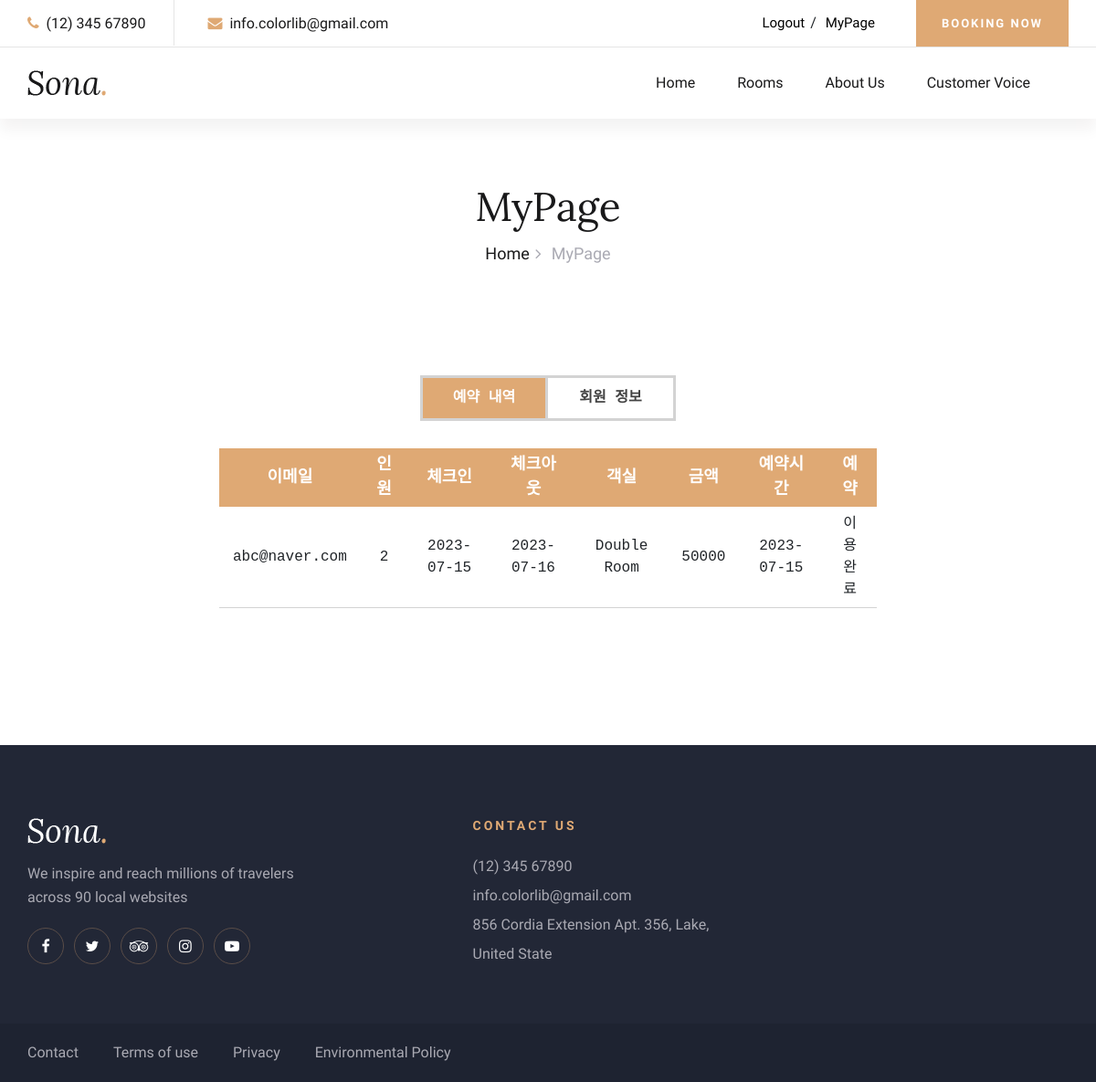
The app's page /mypage/mypage-1/ (signed in), older data.
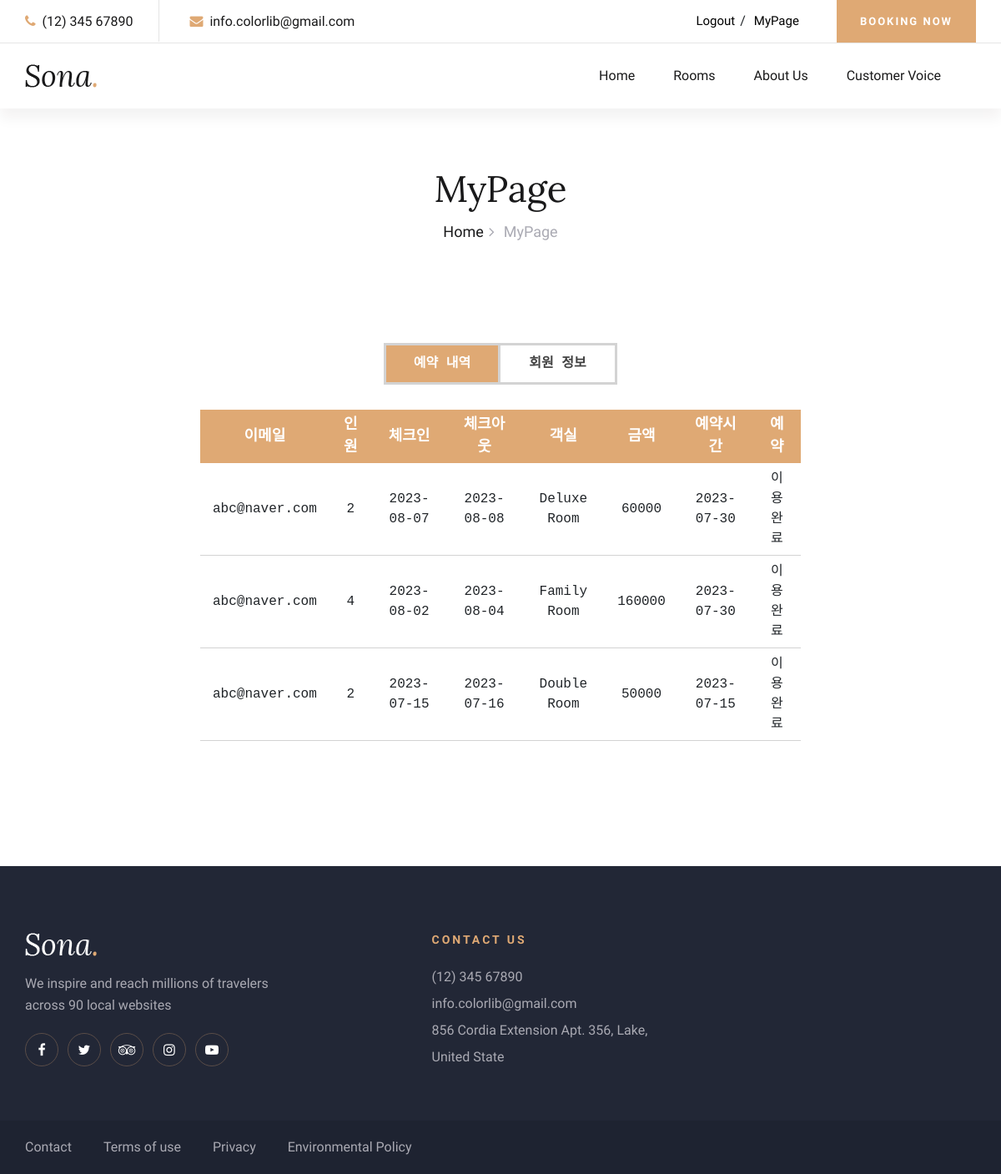
The same page, newer data.
### booking/models.py (models this page shows, shortened)
class Reservation(models.Model):
    user = models.ForeignKey(User, on_delete=models.CASCADE)
    room = models.ForeignKey(Room, on_delete=models.CASCADE)
    check_in = models.DateField()
    check_out = models.DateField()
    guest_count = models.IntegerField()
    card_number = models.CharField(max_length=16)
    expiry_date = models.CharField(max_length=5)
    guest_name = models.CharField(max_length=100)
    created_at = models.DateTimeField(auto_now_add=True)
    total_price=models.IntegerField()

class Room(models.Model):
    name = models.CharField(max_length=100)
    image = models.ImageField(upload_to='UploadAdminImages/') # 관리자 페이지에서 업로드 가능
    price = models.PositiveIntegerField()
    size = models.PositiveIntegerField()
    capacity = models.PositiveIntegerField()
    def __str__(self):
        return self.name

### mypage/views.py (the view)
# urls.py: path('mypage-1/', mypage_1, name='mypage_1'),
@login_required
def mypage_1(request):
    reservations = Reservation.objects.filter(user=request.user).order_by('-created_at')
    current_date = timezone.now().date()
    return render(request, 'mypage-1.html', {'reservations': reservations,'current_date': current_date})

### mypage/templates/mypage-1.html (shortened to what this page needs)
{% load static %}
<!DOCTYPE html>
<html lang="zxx">
  <head>
    <link
      rel="stylesheet"
      href="../../static/css/bootstrap.min.css"
      type="text/css"
    />
    <link
      rel="stylesheet"
      href="../../static/css/font-awesome.min.css"
      type="text/css"
    />
    <link
      rel="stylesheet"
      href="../../static/css/elegant-icons.css"
      type="text/css"
    />
    <link
      rel="stylesheet"
      href="../../static/css/flaticon.css"
      type="text/css"
    />
    <link
      rel="stylesheet"
      href="../../static/css/owl.carousel.min.css"
      type="text/css"
    />
    <link
      rel="stylesheet"
      href="../../static/css/nice-select.css"
      type="text/css"
    />
    <link
      rel="stylesheet"
      href="../../static/css/jquery-ui.min.css"
      type="text/css"
    />
    <link
      rel="stylesheet"
      href="../../static/css/magnific-popup.css"
      type="text/css"
    />
    <link
      rel="stylesheet"
      href="../../static/css/slicknav.min.css"
      type="text/css"
    />
    <link rel="stylesheet" href="../../static/css/style.css" type="text/css" />
    <link rel="stylesheet" href="../../static/css/templatesPrivate/mypage-1.css" type="text/css" />
  </head>
  <body>
    <header class="header-section header-normal">
      <div class="top-nav">
        <div class="container">
          <div class="row">
            <div class="col-lg-6">
              <ul class="tn-left">
                <li><i class="fa fa-phone"></i> (12) 345 67890</li>
                <li><i class="fa fa-envelope"></i> info.colorlib@gmail.com</li>
              </ul>
            </div>
            <div class="col-lg-6">
              <div class="tn-right">
                <div class="top-social">
                  {% if user.is_authenticated %}
                  <form
                    action="{% url 'accounts:logout' %}"
                    method="POST"
                    style="margin: 0px; float: left"
                  >
                    <button
                      class="log"
                      type="submit"
                      style="
                        border: 0px;
                        background-color: white;
                        font-size: 15px;
                      "
                    >
                      Logout
                    </button>
                  </form>
                  {% endif %} /
                  <button
                    class="myPage"
                    type="button"
                    onclick="location.href='{% url 'mypage:mypage_1' %}'"
                    style="
                      border: 0px;
                      background-color: white;
                      font-size: 15px;
                    "
                  >
                    MyPage
                  </button>
                </div>
                <a href="{% url 'booking:booking' %}" class="bk-btn"
                  >Booking Now</a
                >
              </div>
            </div>
          </div>
        </div>
      </div>
      <div class="menu-item">
        <div class="container">
          <div class="row">
            <div class="col-lg-2">
              <div class="logo">
                <a href="{% url 'booking:index' %}">
                  <img src="../../static/img/logo.png" alt="" />
                </a>
              </div>
            </div>
            <div class="col-lg-10">
              <div class="nav-menu">
                <nav class="mainmenu">
                  <ul>
                    <li><a href="{% url 'booking:index' %}">Home</a></li>
                    <li><a href="{% url 'booking:rooms' %}">Rooms</a></li>
                    <li><a href="{% url 'booking:about_us' %}">About Us</a></li>
                    <li>
                      <a href="{% url 'inquiries:customer_voice' %}"
                        >Customer Voice</a
                      >
                    </li>
                  </ul>
                </nav>
              </div>
            </div>
          </div>
        </div>
      </div>
    </header>
    <div class="breadcrumb-section">
      <div class="container">
        <div class="row">
          <div class="col-lg-12">
            <div class="breadcrumb-text">
              <h2>MyPage</h2>
              <div class="bt-option">
                <a href="{% url 'booking:index' %}">Home</a>
                <span>MyPage</span>
              </div>
            </div>
          </div>
        </div>
      </div>
    </div>
    <div class="mypage" style="font-family: 'Courier New', Courier, monospace">
      <div class="menu">
        <div class="mypagemenu">
          <ul>
            <li style="background-color: #dfa974; color: white">
              <a href="{% url 'mypage:mypage_1' %}">예약 내역</a>
            </li>
            <li style="color: #424242">
              <a href="{% url 'mypage:mypage_2' %}">회원 정보</a>
            </li>
          </ul>
        </div>
      </div>
      {% if reservations %}
      <table>
        <thead>
          <tr>
            <th>이메일</th>
            <th>인원</th>
            <th>체크인</th>
            <th>체크아웃</th>
            <th>객실</th>
            <th>금액</th>
            <th>예약시간</th>
            <th>예약</th>
          </tr>
        </thead>
        <tbody>
          {% for reservation in reservations %}
          <tr>
            <td>{{ reservation.user }}</td>
            <td>{{ reservation.guest_count }}</td>
            <td>{{ reservation.check_in|date:"Y-m-d" }}</td>
            <td>{{ reservation.check_out|date:"Y-m-d" }}</td>
            <td>{{ reservation.room }}</td>
            <td>{{ reservation.total_price }}</td>
            <td>{{ reservation.created_at|date:"Y-m-d" }}</td>
            <td>
              {% if reservation.check_out < current_date %}
              이용완료
              {% else %}
                <form action="{% url 'booking:reservation_delete' reservation.pk %}" method="post">
                {% csrf_token %}
                <button type="submit" class="delete_btn">예약 취소</button>
                </form>
              {% endif %}
            </td>
          </tr>
          {% endfor %}
        </tbody>
      </table>
      {% else %}
      <p style="text-align: center; margin-top: px">예약 내역이 없습니다.</p>
      {% endif %}
    </div>
    <footer class="footer-section">
      <div class="container">
        <div class="footer-text">
          <div class="row">
            <div class="col-lg-4">
              <div class="ft-about">
                <div class="logo">
                  <a href="#">
                    <img src="../../static/img/footer-logo.png" alt="" />
                  </a>
                </div>
                <p>
                  We inspire and reach millions of travelers<br />
                  across 90 local websites
                </p>
                <div class="fa-social">
                  <a href="#"><i class="fa fa-facebook"></i></a>
                  <a href="#"><i class="fa fa-twitter"></i></a>
                  <a href="#"><i class="fa fa-tripadvisor"></i></a>
                  <a href="#"><i class="fa fa-instagram"></i></a>
                  <a href="#"><i class="fa fa-youtube-play"></i></a>
                </div>
              </div>
            </div>
            <div class="col-lg-3 offset-lg-1">
              <div class="ft-contact">
                <h6>Contact Us</h6>
                <ul>
                  <li>(12) 345 67890</li>
                  <li>info.colorlib@gmail.com</li>
                  <li>856 Cordia Extension Apt. 356, Lake, United State</li>
                </ul>
              </div>
            </div>
          </div>
        </div>
      </div>
      <div class="copyright-option">
        <div class="container">
          <div class="row">
            <div class="col-lg-7">
              <ul>
                <li><a href="#">Contact</a></li>
                <li><a href="#">Terms of use</a></li>
                <li><a href="#">Privacy</a></li>
                <li><a href="#">Environmental Policy</a></li>
              </ul>
            </div>
          </div>
        </div>
      </div>
    </footer>
  </body>
</html>

### accounts/static/css/style.css (style rules this page uses)
html, body { height: 100%; font-family: "Cabin", sans-serif; -webkit-font-smoothing: antialiased; font-smoothing: antialiased; }
h1, h2, h3, h4, h5, h6 { margin: 0; color: #111111; font-weight: 400; font-family: "Lora", serif; }
h2 { font-size: 36px; }
h6 { font-size: 16px; }
p { font-size: 16px; font-family: "Cabin", sans-serif; color: #6b6b6b; font-weight: 400; line-height: 26px; margin: 0 0 15px 0; }
img { max-width: 100%; }
ul, ol { padding: 0; margin: 0; }
.header-section.header-normal .menu-item { -webkit-box-shadow: 0px 12px 15px rgba(36, 11, 12, 0.05); box-shadow: 0px 12px 15px rgba(36, 11, 12, 0.05); }
.top-nav { border-bottom: 1px solid #e5e5e5; }
.top-nav .tn-left li { list-style: none; display: inline-block; font-size: 16px; color: #19191a; font-weight: 500; padding: 14px 0 12px; margin-right: 64px; position: relative; }
.top-nav .tn-left li:after { position: absolute; right: -32px; top: 0; width: 1px; height: 100%; background: #e5e5e5; content: ""; }
.top-nav .tn-left li:last-child { margin-right: 0; }
.top-nav .tn-left li:last-child:after { display: none; }
.top-nav .tn-left li i { color: #dfa974; margin-right: 4px; }
.top-nav .tn-right { text-align: right; }
.top-nav .tn-right .top-social { display: inline-block; margin-right: 35px; padding: 13px 0; }
.top-nav .tn-right .bk-btn { display: inline-block; font-size: 13px; font-weight: 700; padding: 16px 28px 15px; background: #dfa974; color: #ffffff; text-transform: uppercase; letter-spacing: 2px; }
.menu-item { position: relative; z-index: 9; }
.menu-item .logo { padding: 25px 0; }
.menu-item .logo a { display: inline-block; }
.menu-item .nav-menu { text-align: right; }
.menu-item .nav-menu .mainmenu { display: inline-block; }
.menu-item .nav-menu .mainmenu li { list-style: none; display: inline-block; position: relative; z-index: 1; }
.menu-item .nav-menu .mainmenu li a { font-size: 16px; color: #19191a; margin-right: 42px; font-weight: 500; display: inline-block; padding: 27px 0; position: relative; -webkit-transition: all 0.3s; -o-transition: all 0.3s; transition: all 0.3s; }
.menu-item .nav-menu .mainmenu li a:after { position: absolute; left: 0; top: 52px; width: 100%; height: 2px; background: #dfa974; content: ""; opacity: 0; -webkit-transition: all 0.3s; -o-transition: all 0.3s; transition: all 0.3s; }
.footer-section { margin-top: 150px; background: #222736; }
.footer-section .footer-text { padding: 80px 0 30px; }
.footer-section .footer-text .ft-about { margin-bottom: 30px; }
.footer-section .footer-text .ft-about .logo { margin-bottom: 20px; }
.footer-section .footer-text .ft-about .logo a { display: inline-block; }
.footer-section .footer-text .ft-about p { color: #aaaab3; margin-bottom: 20px; }
.footer-section .footer-text .ft-about .fa-social a { display: inline-block; height: 40px; width: 40px; font-size: 16px; line-height: 40px; text-align: center; color: #ffffff; border: 1px solid #5a4d48; border-radius: 50%; -webkit-transition: all 0.3s; -o-transition: all 0.3s; transition: all 0.3s; margin-right: 7px; }
.footer-section .footer-text .ft-contact { margin-bottom: 30px; }
.footer-section .footer-text .ft-contact h6 { font-size: 14px; color: #dfa974; text-transform: uppercase; font-weight: 700; letter-spacing: 3px; font-family: "Cabin", sans-serif; margin-bottom: 20px; }
.footer-section .footer-text .ft-contact ul li { font-size: 16px; color: #aaaab3; line-height: 32px; list-style: none; }
.footer-section .copyright-option { background: rgba(16, 20, 31, 0.2); padding: 20px 0; }
.footer-section .copyright-option ul li { list-style: none; display: inline-block; margin-right: 34px; }
.footer-section .copyright-option ul li:last-child { margin-right: 0; }
.footer-section .copyright-option ul li a { font-size: 16px; color: #aaaab3; }
.breadcrumb-section { padding-top: 70px; padding-bottom: 80px; }
.breadcrumb-text { text-align: center; }
.breadcrumb-text h2 { font-size: 44px; color: #19191a; margin-bottom: 12px; }
.breadcrumb-text .bt-option a { display: inline-block; font-size: 18px; color: #19191a; margin-right: 20px; position: relative; font-weight: 500; }
.breadcrumb-text .bt-option a:after { position: absolute; right: -13px; top: 1px; content: ""; font-size: 18px; font-family: "FontAwesome"; color: #aaaab3; }
.breadcrumb-text .bt-option span { display: inline-block; font-size: 18px; color: #aaaab3; }
@media only screen and (min-width: 1200px) { .container { max-width: 1170px; } }

Row changes from the older to the newer data that the page shows:
added Reservation: user "abc@naver.com", guest_count "2", check_in "2023-08-07", check_out "2023-08-08", room "Deluxe Room", total_price "60000", created_at "2023-07-30", shows "이용완료"
added Reservation: user "abc@naver.com", guest_count "4", check_in "2023-08-02", check_out "2023-08-04", room "Family Room", total_price "160000", created_at "2023-07-30", shows "이용완료"
